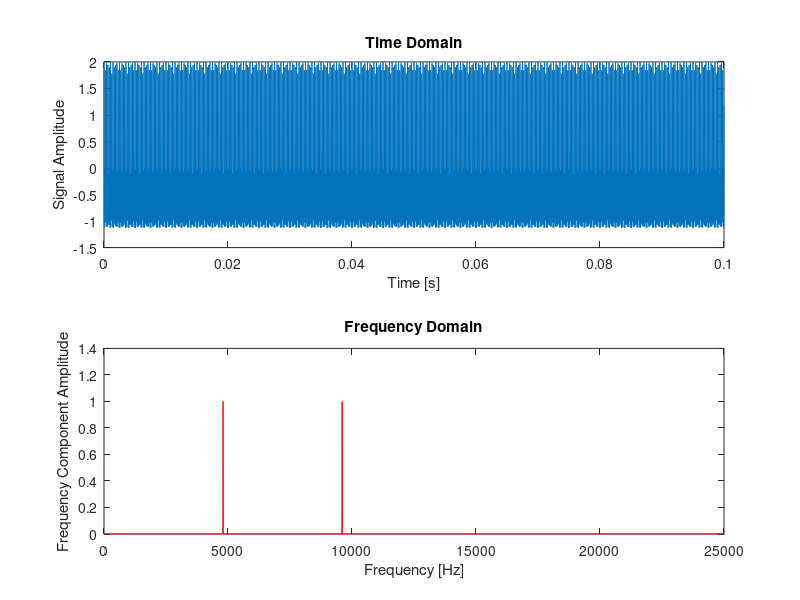

Here is the MATLAB script that generated this plot: (Note: this script raises an error after producing the figure.)
%%% Just so we are all clear, the FFT is just a clever way to calculate the
%   DFT, it's not a seperate thing.

%%% Just MATLAB things %%%%%%%%%%%%%%%%%%%%%%%%%%%%%%%%%%%%%%%%%%%%%%%%%%%%
close all; clear variables; clc;
%%%%%%%%%%%%%%%%%%%%%%%%%%%%%%%%%%%%%%%%%%%%%%%%%%%%%%%%%%%%%%%%%%%%%%%%%%%

%%% Sandbox %%%%%%%%%%%%%%%%%%%%%%%%%%%%%%%%%%%%%%%%%%%%%%%%%%%%%%%%%%%%%%%

%%% Time domain signal
x = @(t) cos(2 * pi * 4800 * t) + cos(2 * pi * 9600 * t);

%%% Sampling time in seconds
T = 0.1;

%%% Sampling frequency in Hz
Fs = 50e3;

%%% Sampling Period
Ts = 1 / Fs;

%%% Number of samples. This can either be set explicitly, or calculated
%   based on the sampling freq, Fs, and the sampling time, T
N = Fs * T;
% N = 1e6;

%%% Padding length for FFT
N_padded = N + 0;

%%% Set to 1 to normalize the frequency axis.
freq_norm = 0;

%%%%%%%%%%%%%%%%%%%%%%%%%%%%%%%%%%%%%%%%%%%%%%%%%%%%%%%%%%%%%%%%%%%%%%%%%%%

%%% Time value of discrete samples
time = (0:N-1) * Ts;

%%% Freq domain of the time signal
y = fft(x(time), N_padded);

%%% Freq axis scaling factor
freq_scale = (1 - freq_norm) * (Fs / N_padded) + freq_norm * ...
                                                            (1 / N_padded);
freq_axis = (1 - freq_norm) * (Fs / 2) + freq_norm * 0.5;

figure;
subplot(2,1,1);
plot(time, x(time));
xlabel("Time [s]");
ylabel("Signal Amplitude");
title("Time Domain");

subplot(2,1,2);
%%% abs(y) to get the magnitude response. you have to multiply by 2 and
%   divide by N to normalize the magnitude response such that the value at
%   each frequency is the coefficient of that corresponding sine/cosine
%   wave. You have to multiply the x axis by Fs and divide my the length to
%   scale it to correspond to frequency.
plot((0:N_padded - 1) * freq_scale, abs(y) / N * 2, 'LineStyle', '-', ...
                                                             'Color', 'r');
xlim([0 freq_axis]);
if (freq_norm)
    xlabel("Normalized Frequency [Hz]");
else
    xlabel("Frequency [Hz]");
end
ylabel("Frequency Component Amplitude");
title("Frequency Domain");

sgtitle("FS: " + num2str(Fs))